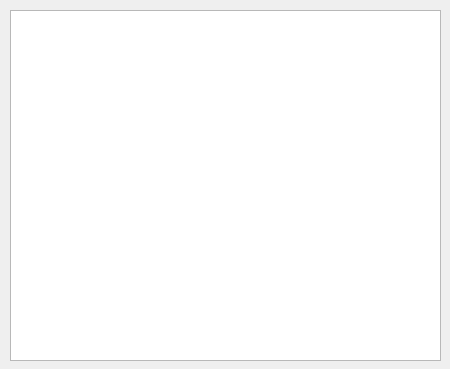
<?xml version="1.0" encoding="UTF-8"?>
<ui version="4.0">
 <class>Dialog</class>
 <widget class="QDialog" name="Dialog">
  <property name="geometry">
   <rect>
    <x>0</x>
    <y>0</y>
    <width>450</width>
    <height>369</height>
   </rect>
  </property>
  <property name="windowTitle">
   <string>Dialog</string>
  </property>
  <widget class="QGraphicsView" name="graphicsView">
   <property name="geometry">
    <rect>
     <x>10</x>
     <y>10</y>
     <width>431</width>
     <height>351</height>
    </rect>
   </property>
  </widget>
 </widget>
 <resources/>
 <connections/>
</ui>
